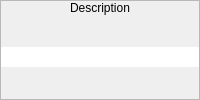
          <widget class="QFrame" name="frame_5">
           <property name="sizePolicy">
            <sizepolicy hsizetype="Preferred" vsizetype="Fixed">
             <horstretch>0</horstretch>
             <verstretch>0</verstretch>
            </sizepolicy>
           </property>
           <property name="frameShape">
            <enum>QFrame::StyledPanel</enum>
           </property>
           <property name="frameShadow">
            <enum>QFrame::Raised</enum>
           </property>
           <layout class="QVBoxLayout" name="verticalLayout_5">
            <property name="spacing">
             <number>0</number>
            </property>
            <property name="leftMargin">
             <number>0</number>
            </property>
            <property name="topMargin">
             <number>0</number>
            </property>
            <property name="rightMargin">
             <number>0</number>
            </property>
            <property name="bottomMargin">
             <number>0</number>
            </property>
            <item>
             <widget class="QLabel" name="label_5">
              <property name="sizePolicy">
               <sizepolicy hsizetype="Preferred" vsizetype="Fixed">
                <horstretch>0</horstretch>
                <verstretch>0</verstretch>
               </sizepolicy>
              </property>
              <property name="text">
               <string>Description</string>
              </property>
              <property name="alignment">
               <set>Qt::AlignCenter</set>
              </property>
             </widget>
            </item>
            <item>
             <widget class="QWidget" name="widget_5" native="true">
              <layout class="QHBoxLayout" name="horizontalLayout_9">
               <property name="spacing">
                <number>0</number>
               </property>
               <property name="leftMargin">
                <number>0</number>
               </property>
               <property name="topMargin">
                <number>0</number>
               </property>
               <property name="rightMargin">
                <number>0</number>
               </property>
               <property name="bottomMargin">
                <number>0</number>
               </property>
               <item>
                <widget class="QLineEdit" name="leDescription">
                 <property name="maxLength">
                  <number>24</number>
                 </property>
                 <property name="frame">
                  <bool>false</bool>
                 </property>
                </widget>
               </item>
              </layout>
             </widget>
            </item>
           </layout>
          </widget>
